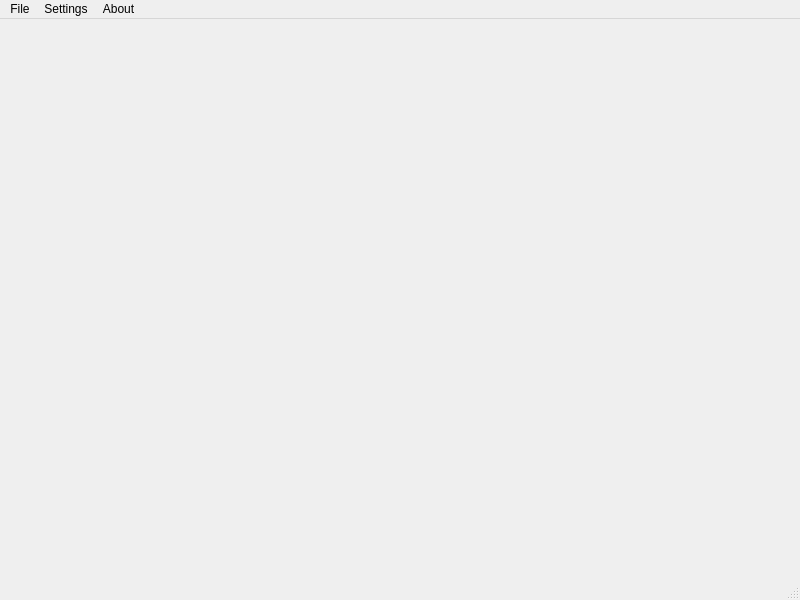
<?xml version="1.0" encoding="UTF-8"?>
<ui version="4.0">
 <class>MainWindow</class>
 <widget class="QMainWindow" name="MainWindow">
  <property name="geometry">
   <rect>
    <x>0</x>
    <y>0</y>
    <width>800</width>
    <height>600</height>
   </rect>
  </property>
  <property name="windowTitle">
   <string>MainWindow</string>
  </property>
  <widget class="QWidget" name="centralwidget"/>
  <widget class="QMenuBar" name="menubar">
   <property name="geometry">
    <rect>
     <x>0</x>
     <y>0</y>
     <width>800</width>
     <height>20</height>
    </rect>
   </property>
   <widget class="QMenu" name="menuFile">
    <property name="title">
     <string>File</string>
    </property>
    <addaction name="actionOpen_file"/>
   </widget>
   <widget class="QMenu" name="menuSettings">
    <property name="title">
     <string>Settings</string>
    </property>
    <addaction name="actionExit_the_application"/>
   </widget>
   <widget class="QMenu" name="menuAbout">
    <property name="title">
     <string>About</string>
    </property>
    <addaction name="actionAbout"/>
    <addaction name="actionAbout_Qt"/>
    <addaction name="actionCredits"/>
   </widget>
   <addaction name="menuFile"/>
   <addaction name="menuSettings"/>
   <addaction name="menuAbout"/>
  </widget>
  <widget class="QStatusBar" name="statusbar"/>
  <action name="actionExit_the_application">
   <property name="text">
    <string>Exit the application</string>
   </property>
  </action>
  <action name="actionOpen_file">
   <property name="text">
    <string>Open file</string>
   </property>
  </action>
  <action name="actionAbout">
   <property name="text">
    <string>About</string>
   </property>
  </action>
  <action name="actionAbout_Qt">
   <property name="text">
    <string>About Qt</string>
   </property>
  </action>
  <action name="actionCredits">
   <property name="text">
    <string>Credits</string>
   </property>
  </action>
 </widget>
 <resources/>
 <connections/>
</ui>
